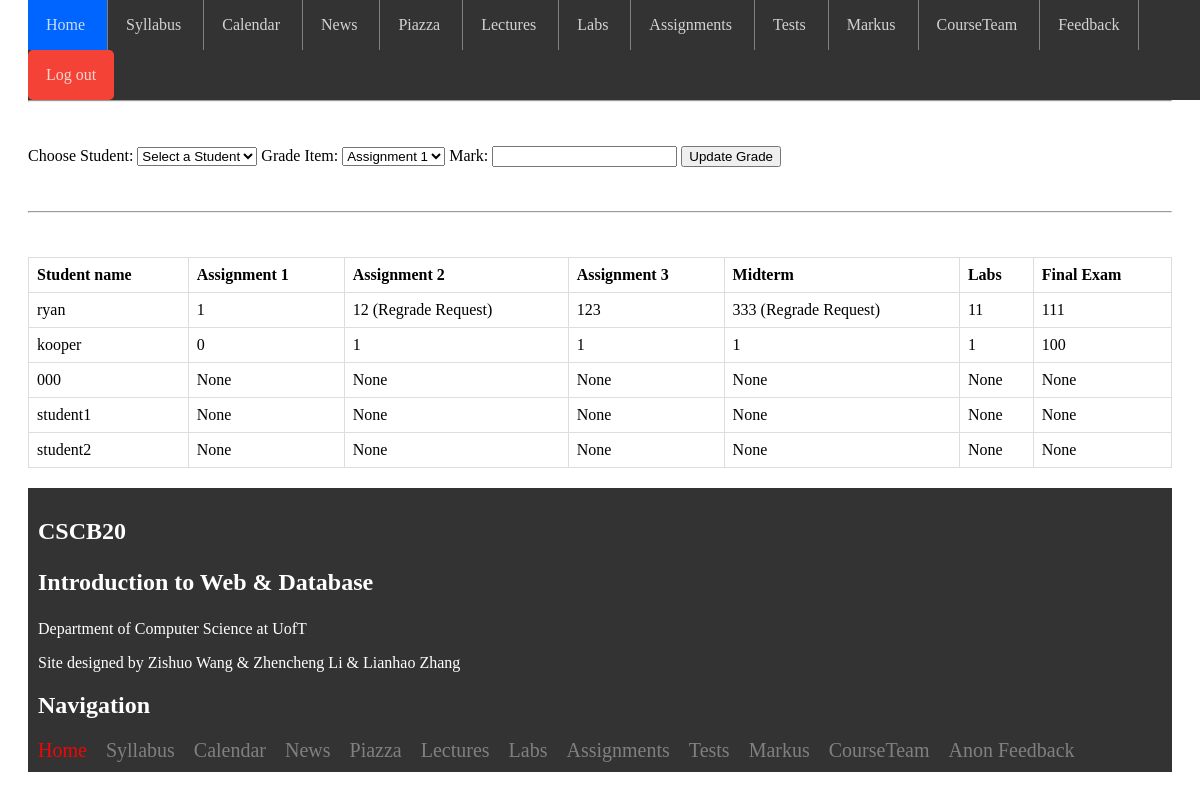
Screenshot of /grades (signed in) with the database file from the repository.
### tables this page shows
CREATE TABLE "StudentScores" (
	"student_name"	TEXT NOT NULL,
	"assignment1"	TEXT,
	"assignment2"	TEXT,
	"assignment3"	TEXT,
	"midterm"	TEXT,
	"labs"	TEXT,
	"final_exam"	TEXT,
	PRIMARY KEY("student_name"),
	FOREIGN KEY("student_name") REFERENCES "users"("username")
);

### app.py (the view)
@app.route('/grades')
def grades():
    if 'username' in session and session['is_instructor']:
        conn = get_db_conn()
        cursor = conn.cursor()
        cursor.execute('SELECT * FROM StudentScores')
        grades_data = cursor.fetchall()
        conn.close()
        conn = get_db_conn()
        cursor = conn.cursor()
        cursor.execute('SELECT username FROM users WHERE instructor = 0')
        students = cursor.fetchall()
        conn.close()
        return render_template('grades.html', grades = grades_data, students = students)
    else:
        return redirect('/logout')

### app.py (called while the page is built)
def get_db_conn():
    conn = sqlite3.connect("assignment3.db")
    conn.row_factory = sqlite3.Row
    return conn

### templates/grades.html (shortened to what this page needs)
<!DOCTYPE html>
<html>
    <head>
        <link rel="stylesheet" type="text/css" href="../static/style/grades.css">
    </head>
    <body>
        <div class="main-content">
            <div class="navigation">
                <li class="navigation"><a class="active" href="/">Home&nbsp;</a></li>
                <li class="navigation"><a href="../static/image/B20.pdf" target="_blank">Syllabus&nbsp;</a></li>
                <li class="navigation"><a href="/calendar">Calendar&nbsp;</a></li>
                <li class="navigation"><a href="/news">News&nbsp;</a></li>
                <li class="navigation"><a href="https://piazza.com/class/lqy466htv8g5xb" target="_blank">Piazza&nbsp;</a></li>
                <li class="navigation"><a href="/lectures">Lectures&nbsp;</a></li>
                <li class="navigation"><a href="/labs">Labs&nbsp;</a></li>
                <li class="navigation"><a href="/assignments">Assignments&nbsp;</a></li>
                <li class="navigation"><a href="/tests">Tests&nbsp;</a></li>
                <li class="navigation"><a href="https://markus2.utsc.utoronto.ca/" target="_blank">Markus&nbsp;</a></li>
                <li class="navigation"><a href="/courseteam">CourseTeam&nbsp;</a></li>
                <li class="navigation"><a href="/feedback">Feedback</a></li>
                <li class="navigation logout-button"><a href="/logout">Log out</a></li>
            </div>
        <br>
        <br>
        <br>
        <br>
        <hr>
        <br>
        <br>
        <form action="/update_grade" method="post">
            <label for="students">Choose Student:</label>
            <select name="stu_name" id="students" required>
                <option value="">Select a Student</option>
            </select>
            <label for="grade_item">Grade Item:</label>
            <select name="grade_item" id="grade_item">
                <option value="assignment1">Assignment 1</option>
            </select>
            <label for="mark">Mark:</label>
            <input type="number" name="mark" id="mark" required>
            <button type="submit">Update Grade</button>
        </form>
        <br>
        <br>
        <hr>
        <br>
        <br>
        <table>
            <tr>
                <th>Student name</th>
                <th>Assignment 1</th>
                <th>Assignment 2</th>
                <th>Assignment 3</th>
                <th>Midterm</th>
                <th>Labs</th>
                <th>Final Exam</th>
            </tr>
            <tbody>
                {% for grade in grades %}
                <tr>
                    <td>{{ grade.student_name }}</td>
                    <td>{{ grade.assignment1 }}</td>
                    <td>{{ grade.assignment2 }}</td>
                    <td>{{ grade.assignment3 }}</td>
                    <td>{{ grade.midterm }}</td>
                    <td>{{ grade.labs }}</td>
                    <td>{{ grade.final_exam }}</td>
                </tr>
                {% endfor %}
            </tbody>
        </table>
        <div class="footer">
            <h2>CSCB20
                <p>Introduction to Web & Database</p>
            </h2>
            <div class="content">Department of Computer Science at UofT
                <p>Site designed by Zishuo Wang & Zhencheng Li & Lianhao Zhang</p>
            </div>
            <h2>Navigation</h2>
                <a href="index"><li class="home">Home&nbsp;</li></a>
                <a href="../static/image/B20.pdf" target="_blank"><li>Syllabus&nbsp;</li></a>
                <a href="calendar"><li>Calendar&nbsp;</li></a>
                <a href="news"><li>News&nbsp;</li></a>
                <a href="https://piazza.com/class/lqy466htv8g5xb" target="_blank"><li>Piazza&nbsp;</li></a>
                <a href="lectures"><li>Lectures&nbsp;</li></a>
                <a href="labs"><li class="lab">Labs&nbsp;</li></a>
                <a href="assignments"><li>Assignments&nbsp;</li></a>
                <a href="tests"><li>Tests&nbsp;</li></a>
                <a href="https://markus2.utsc.utoronto.ca/" target="_blank"><li>Markus&nbsp;</li></a>
                <a href="courseteam"><li>CourseTeam&nbsp;</li></a>
                <a href="feedback"><li>Anon Feedback&nbsp;</li></a>
        </div>
    </body>
</html>

### static/style/grades.css (style rules this page uses)
div.navigation { position: fixed; top: 0; width: 100%; list-style-type: none; margin: 0; padding: 0; overflow: hidden; background-color: #333; }
li.navigation { border-right: 1px solid grey; float: left; }
li.navigation:last-child { border-right: none; }
li.navigation a { display: block; color: rgba(255, 255, 255, 0.784); text-align: center; padding: 16px 18px; text-decoration: none; }
a.active { background-color: rgb(0, 100, 255); }
table { width: 100%; border-collapse: collapse; margin-bottom: 20px; }
th, td { border: 1px solid #ddd; text-align: left; padding: 8px; }
th { background-color: #696666 solid; color: black; }
.main-content { margin: 20px; }
.footer h2 { font-family: 'Times New Roman', Times, serif; }
.footer { background-color: #333; color:white; text-align: left; padding: 10px; }
.footer li { display: inline-block; color:gray; font-size: 20px; padding-right: 10px; }
.footer li.home { color: rgb(243, 5, 5); }
.logout-button { float: right; background-color: #f44336; border-radius: 5px; margin-right: 10px; }
.logout-button a { color: white; padding: 10px 15px; display: block; }

### rows the page displays
StudentScores: student_name "ryan", assignment1 "1", assignment2 "12 (Regrade Request)", assignment3 "123", midterm "333 (Regrade Request)", labs "11", final_exam "111"
StudentScores: student_name "kooper", assignment1 "0", assignment2 "1", assignment3 "1", midterm "1", labs "1", final_exam "100"
StudentScores: student_name "000", assignment1 "None", assignment2 "None", assignment3 "None", midterm "None", labs "None", final_exam "None"
StudentScores: student_name "student1", assignment1 "None", assignment2 "None", assignment3 "None", midterm "None", labs "None", final_exam "None"
StudentScores: student_name "student2", assignment1 "None", assignment2 "None", assignment3 "None", midterm "None", labs "None", final_exam "None"
